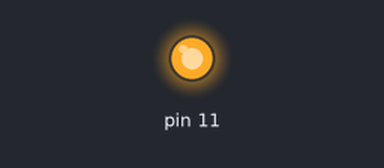
Recording of a program running on a simulated Raspberry Pi (header pin numbers). Shown: output pins drawn as LEDs (lit = HIGH).

Above: at 1.5 s.
At 4.5 s:
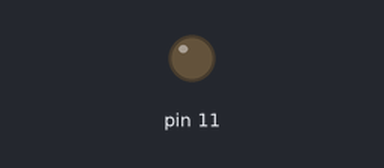
Timing chart, 0 to 7.8 s (numbered marks = the images above):
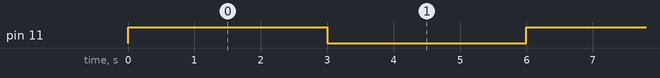

The program:

blinking_led.py
```python
import RPi.GPIO as GPIO    # Import Raspberry Pi GPIO library
from time import sleep     # Import the sleep function from the time module
GPIO.setwarnings(False)    # Ignore warning for now
GPIO.setmode(GPIO.BOARD)   # Use physical pin numbering
GPIO.setup(11, GPIO.OUT, initial=GPIO.LOW)   # Set pin 8 to be an output pin and set initial value to low (off)


try:

    while True: # Run forever
        GPIO.output(11, GPIO.HIGH) # Turn on
        sleep(3)                  # Sleep for 1 second
        GPIO.output(11, GPIO.LOW)  # Turn off
        sleep(3)                  # Sleep for 1 second

finally:
    GPIO.output(11, GPIO.LOW)
    GPIO.cleanup()
```

Measured:
- by itself, pin 11: alternates HIGH for 3.0 s and LOW for 3.0 s
